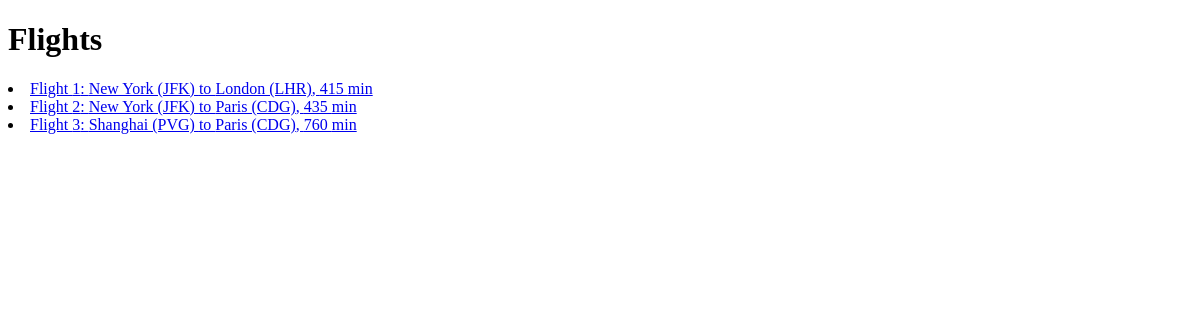
/flights/, run on an earlier commit of the app's database.
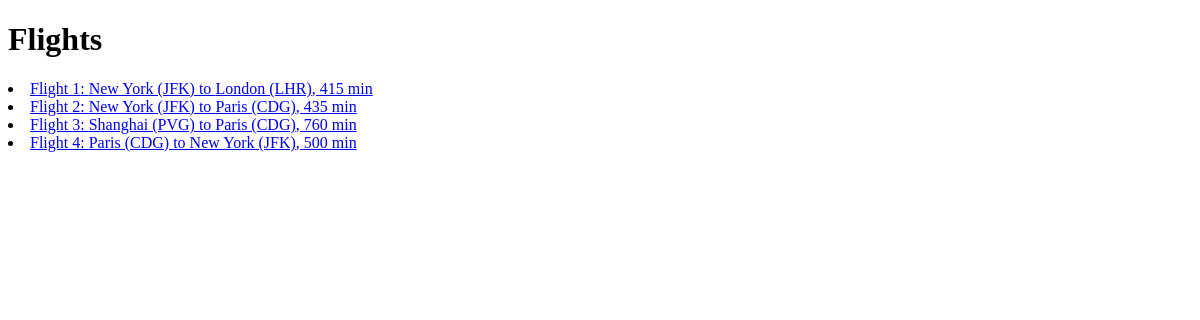
And on a later commit of the database.
### flights/models.py (models this page shows, shortened)
class Flight(models.Model):
    origin = models.ForeignKey(Airport, on_delete=models.CASCADE, related_name="departures")
    destination = models.ForeignKey(Airport, on_delete=models.CASCADE, related_name="arrivals")
    duration = models.IntegerField()

class Airport(models.Model):
    code = models.CharField(max_length=3)
    city = models.CharField(max_length=64)
    def __str__(self):
        return f"{self.city} ({self.code})"

### flights/views.py (the view)
# urls.py: path("", views.index, name="index"),
def index(request):
    return render(request, "flights/index.html", {
        "flights": Flight.objects.all()
    })

### flights/templates/flights/index.html
{% extends "flights/layout.html"%}
{% block body%}
    <h1>Flights</h1>
    {% for flight in flights %}
    <li>
        <a href="{% url 'flights:flight' flight.id %}">Flight {{ flight.id}}:  {{ flight.origin}} to {{ flight.destination}}, {{ flight.duration}} min  </a>
    </li>
    {% empty %}
        <h1>There are no flights!</h1>
    {% endfor %}
{% endblock %}

### flights/templates/flights/layout.html (shortened to what this page needs)
<!DOCTYPE html>
<html lang="en">
<head>
</head>
<body>
    {% block body%}
    {% endblock %}
</body>
</html>

What changed in the data, as far as the page shows it:
added Flight: id "4", origin "Paris (CDG)", destination "New York (JFK)", duration "500"
